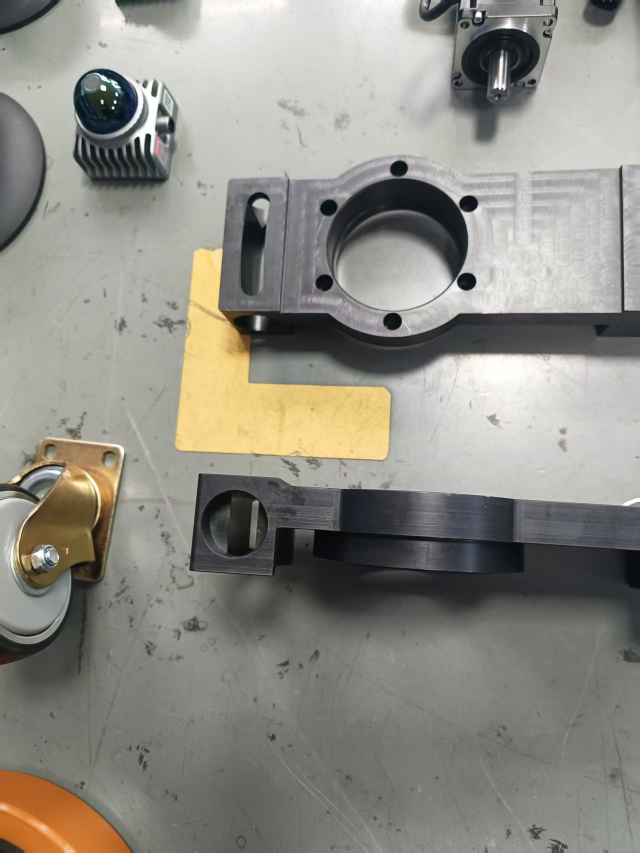
#> input picture review/round-01/references/31794630548_.pic.jpg, 1279 x 1706 px (shown at 1/2 size)
$ python build_review.py
#> lines starting #> are read from the running program, lines starting #| are printed output that depends on the picture
from pathlib import Path
import numpy as np
import matplotlib
matplotlib.use('Agg')
import matplotlib.pyplot as plt
from matplotlib import font_manager
from matplotlib.patches import Rectangle, Circle
from matplotlib.backends.backend_pdf import PdfPages
from mpl_toolkits.mplot3d.art3d import Poly3DCollection
P=Path(__file__).resolve().parent
font=font_manager.FontProperties(fname='/usr/share/fonts/opentype/noto/NotoSansCJK-Regular.ttc')
plt.rcParams.update({'font.family':font.get_name(),'axes.unicode_minus':False,'font.size':11})
C={'fixed':'#4387af','new':'#81b6b2','old':'#41494f','spring':'#e6b948','wheel':'#e48c38'}
def box(ax,x,y,z,a,b,c,color,alpha=1):
 v=np.array([[x,y,z],[x+a,y,z],[x+a,y+b,z],[x,y+b,z],[x,y,z+c],[x+a,y,z+c],[x+a,y+b,z+c],[x,y+b,z+c]])
 faces=[[v[j] for j in f] for f in [[0,1,2,3],[4,5,6,7],[0,1,5,4],[1,2,6,5],[2,3,7,6],[3,0,4,7]]]
 ax.add_collection3d(Poly3DCollection(faces,facecolors=color,edgecolors='#33434c',linewidths=.5,alpha=alpha))
def spring(ax,x,y,z0,z1):
 t=np.linspace(0,12*np.pi,350);ax.plot(x+7*np.cos(t),y+7*np.sin(t),np.linspace(z0,z1,len(t)),color=C['spring'],lw=2)
def title(fig,t,sub):
 fig.suptitle(t,x=.05,ha='left',fontsize=22,fontweight='bold');fig.text(.05,.91,sub,color='#56636e',fontsize=11)
 fig.text(.05,.025,'R01 · 2026-11-14  |  概念布局；无实测尺寸；非加工图／非承载结论',color='#56636e')
with PdfPages(P/'第一轮方案评审.pdf') as pdf:
 fig=plt.figure(figsize=(15,9),facecolor='white');title(fig,'01 / 总体结构意向','蓝：底盘固定端   绿：新增活动件   深灰：已有组件包络   黄：弹簧   橙：轮胎')
 ax=fig.add_axes([.02,.13,.65,.73],projection='3d')
 # Arbitrary layout coordinates, intentionally not manufacturing dimensions.
 box(ax,-100,-70,220,200,140,12,C['fixed'],.2)
 for x in [-75,75]:
  box(ax,x-13,-18,65,26,36,145,C['fixed'],.7)
  ax.plot([x,x],[0,0],[70,210],color='#97a1aa',lw=4)
  spring(ax,x,0,144,202)
  box(ax,x-16,-22,116,32,44,27,C['new'])
 box(ax,-92,-20,102,184,40,14,C['new'])
 box(ax,-62,-18,82,124,36,16,C['old'])
 box(ax,-42,-85,60,84,55,48,C['old'])
 t=np.linspace(0,2*np.pi,75);yy=np.linspace(8,42,2);T,Y=np.meshgrid(t,yy)
 ax.plot_surface(57*np.cos(T),Y,62+57*np.sin(T),color=C['wheel'],alpha=.95)
 ax.plot_surface(22*np.cos(T),Y-2,62+22*np.sin(T),color='#67727b')
 ax.set(xlim=(-115,115),ylim=(-110,85),zlim=(0,245));ax.set_box_aspect((230,195,245));ax.view_init(23,-57);ax.set_axis_off()
 fig.text(.7,.78,'推荐：双弹簧＋直线导向',fontsize=16,fontweight='bold')
 fig.text(.7,.70,'① 局部底盘与固定框架\n\n② 双侧导向与弹簧\n\n③ 新增活动过渡件\n\n④ 已有黑色架／电机／轮组件',linespacing=1.5,va='top')
 fig.text(.7,.30,'深灰件仅为位置包络，非安装架复刻。\n新增件优先适配已有接口；\n不能据此决定钻孔或更改原件。\n\n轮轴方向、架体姿态、安装空间待核实。',fontsize=11,linespacing=1.6)
 fig.savefig(P/'01_总体结构意向.png',dpi=160);fig.savefig(P/'01_总体结构意向.svg');pdf.savefig(fig);plt.close(fig)
#> after `fig.savefig(P / '01_总体结构意向.png', dpi=160)`:
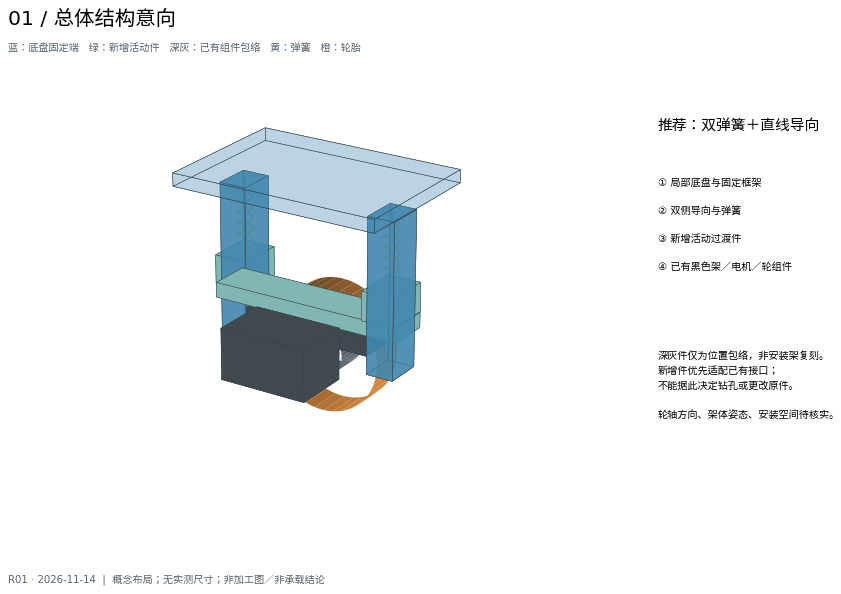
#> figure drawn by matplotlib, 1 panel
 fig,axs=plt.subplots(1,2,figsize=(15,9));title(fig,'02 / 运动关系与接口约束','左：沿轮轴看模块的功能示意；右：黑色安装架照片中的可见特征')
 ax=axs[0];ax.set_xlim(-125,125);ax.set_ylim(-15,265);ax.set_aspect('equal');ax.axis('off')
 ax.add_patch(Rectangle((-110,225),220,12,color=C['fixed'],alpha=.5));ax.text(0,245,'局部底盘 / 固定端',ha='center')
 ax.add_patch(Circle((0,65),57,color=C['wheel'],alpha=.8));ax.add_patch(Circle((0,65),20,color=C['old']))
 for x in [-80,80]:
  ax.plot([x,x],[80,225],color=C['fixed'],lw=4)
  ax.add_patch(Rectangle((x-12,125),24,22,color=C['new']))
  yy=np.linspace(150,215,100);xx=x+8*np.sin(np.linspace(0,12*np.pi,100));ax.plot(xx,yy,color=C['spring'],lw=2)
  ax.plot([x-17,x+17],[218,218],color=C['fixed'],lw=3)
  ax.plot([x-15,x+15],[150,150],color=C['new'],lw=3)
  ax.plot([x-13,x+13],[95,95],color=C['fixed'],lw=3)
 ax.add_patch(Rectangle((-94,111),188,14,color=C['new']));ax.add_patch(Rectangle((-57,94),114,17,color=C['old']))
 ax.annotate('',xy=(112,165),xytext=(112,110),arrowprops=dict(arrowstyle='<->',color='#386583',lw=2));ax.text(115,139,'上下\n运动',fontsize=10)
 ax.text(0,20,'轮／电机／已有架：建议整体随动',ha='center',fontsize=10)
 ax.text(0,-8,'导向约束侧向及力矩；弹簧提供竖向弹性\n限位须独立设置，图中位置仅作意向',ha='center',fontsize=10)
 ax=axs[1];ax.axis('off');im=plt.imread(P/'references/31794630548_.pic.jpg');ax.imshow(im)
#> further down, im is the input picture: shape (1706, 1279, 3); mean R, G, B 142.3, 140.8, 132.8
 for xy,txt in [((800,490),'A 中央圆形接口'),((940,565),'B 周边孔位'),((515,470),'C 端部开口')]:
  ax.annotate(txt,xy=xy,xytext=(40,120+(['A','B','C'].index(txt[0]))*105),color='white',fontsize=12,bbox=dict(facecolor='#263844',alpha=.9),arrowprops=dict(arrowstyle='->',color='#e6b948',lw=2))
 ax.set_title('保留：主体、中央接口、孔位、端部开口\n用途、尺寸及受力能力均待核实',fontsize=12)
 fig.subplots_adjust(top=.84,bottom=.13,wspace=.2);fig.savefig(P/'02_运动与安装架约束.png',dpi=160);pdf.savefig(fig);plt.close(fig)
#> after `fig.subplots_adjust(top=0.84, bottom=0.13, wspace=0.2)`:
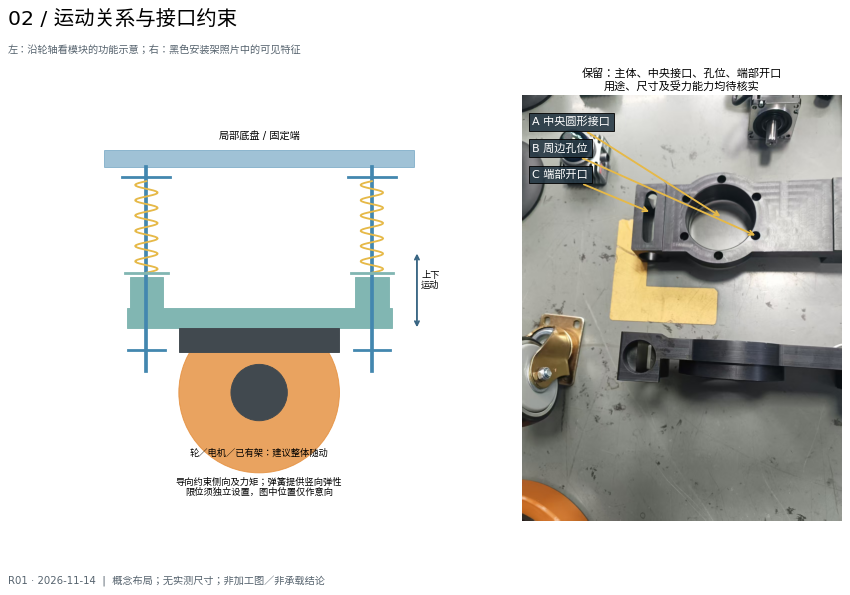
#> figure drawn by matplotlib, 2 panels
print('Created PNG / SVG / two-page PDF')
